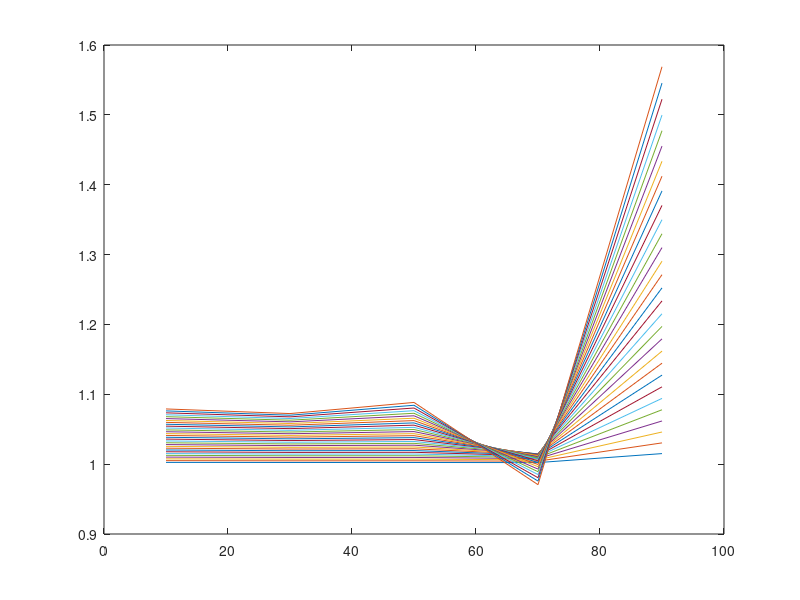

Here is the MATLAB script that generated this plot:
%Lec12_Explicit
%lecture example backward difference in space, forward in time.
clear
clf

U= 100;
E= 2000;
A_c = 10;
k = 2;
b = 4;
L = 100;
num_cells = 5;
del_t = 0.05;
num_time_steps = 30;
%c_in = 1;
%c_0 = 0;
%c_out = 0;

implicit = 0;

del_x = L/num_cells;

if implicit == 1
    sub = (-b/del_x + 1/del_x^2) *del_t;
    dia = 1 + (b/del_x - 2/del_x^2)*del_t;
    sup = -1/del_x^2 * del_t;
else
    sub = 1/del_x^2 * del_t;
    dia = 1 - 2/del_x^2 - b/del_x * del_t;
    sup = 1/del_x^2 + b/del_x * del_t;
end


col_data = [sub dia sup];

for i=2:num_cells-1
    for j = 1: 3
        A(i,i-2+j) = col_data(j);
    end
end

A(1,1:2) = [dia sup];
A(num_cells, num_cells-1:num_cells) = [sub dia];

W = zeros(num_cells,1);


%W(1) = -sub*c_in;
%W(num_cells) = -sup*c_out;

c = ones(num_cells,1);

x_plot = [del_x/2:del_x:L-del_x/2];

for i=1:num_time_steps
    
    if implicit == 1
        c_new =A\(c+W);
    else
        c_new =A\c+W;
    end
    
    plot(x_plot, c_new);
    figure (1)
    hold on
    c=c_new;
end
hold off









